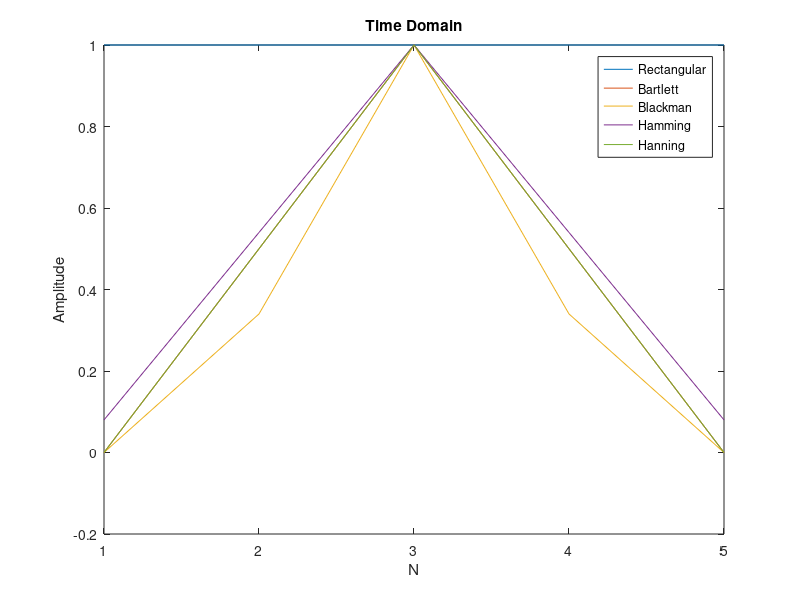
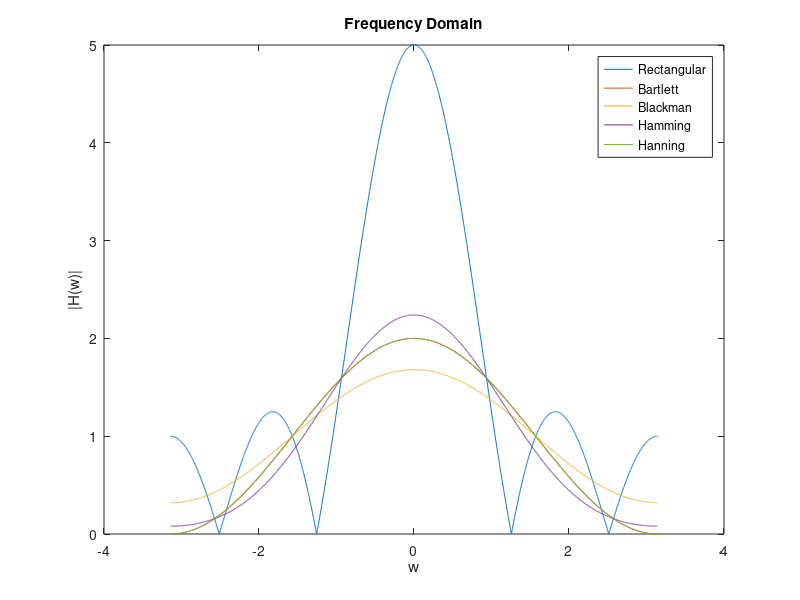

Write MATLAB code to recreate these figures, in order.
%Write a MATLAB program to plot time and frequency domain characteristics of 
%rectangular, Bartlett, Blackman, Hamming and Hanning window functions with given length. 
%Plot time domain characteristics in one plot for all windows and frequency
%domain characteristics in one plot for all windows. 
%Note: Use inbuilt functions: window.

N = input('Enter value of N : ');
w_rectangular = window(@rectwin, N);
w_bartlett = window(@bartlett, N);
w_blackman = window(@blackman, N);
w_hamming = window(@hamming, N);
w_hanning = window(@hann, N);
figure(1);
plot(1:N,[w_rectangular, w_bartlett, w_blackman, w_hamming, w_hanning]);  
legend('Rectangular', 'Bartlett', 'Blackman', 'Hamming', 'Hanning');
xlabel('N');
ylabel('Amplitude');
title('Time Domain');
A = 1;
N_w = -pi:pi/1024:pi;
H_w_rectangular = freqz(w_rectangular, A, N_w);
H_w_bartlett = freqz(w_bartlett, A, N_w);
H_w_blackman = freqz(w_blackman, A, N_w);
H_w_hamming = freqz(w_hamming, A, N_w);
H_w_hanning = freqz(w_hanning, A, N_w);

figure(2);
plot(N_w, [abs(H_w_rectangular)', abs(H_w_bartlett)', abs(H_w_blackman)', abs(H_w_hamming)', abs(H_w_hanning)']);
legend('Rectangular', 'Bartlett', 'Blackman', 'Hamming', 'Hanning');
xlabel('w');
ylabel('|H(w)|');
title('Frequency Domain');